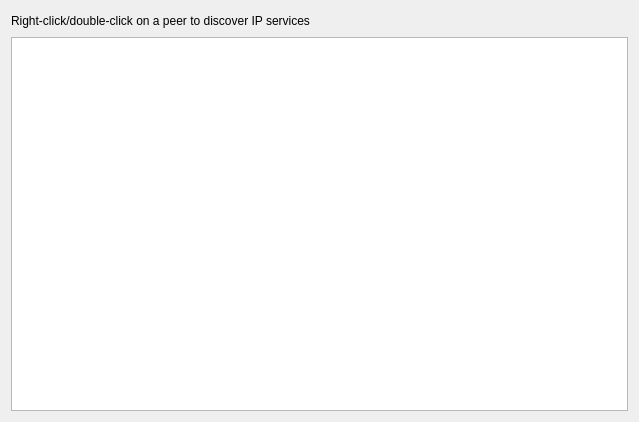
<?xml version="1.0" encoding="UTF-8"?>
<ui version="4.0">
 <class>PeersManager</class>
 <widget class="QWidget" name="PeersManager">
  <property name="geometry">
   <rect>
    <x>0</x>
    <y>0</y>
    <width>639</width>
    <height>422</height>
   </rect>
  </property>
  <property name="windowTitle">
   <string>Form</string>
  </property>
  <layout class="QVBoxLayout" name="verticalLayout_2">
   <item>
    <layout class="QVBoxLayout" name="verticalLayout">
     <item>
      <layout class="QHBoxLayout" name="hLayoutTop">
       <item>
        <widget class="QLabel" name="label">
         <property name="text">
          <string>Right-click/double-click on a peer to discover IP services</string>
         </property>
        </widget>
       </item>
       <item>
        <spacer name="horizontalSpacer">
         <property name="orientation">
          <enum>Qt::Horizontal</enum>
         </property>
         <property name="sizeHint" stdset="0">
          <size>
           <width>40</width>
           <height>20</height>
          </size>
         </property>
        </spacer>
       </item>
      </layout>
     </item>
     <item>
      <widget class="QTreeView" name="peersMgrView">
       <attribute name="headerVisible">
        <bool>false</bool>
       </attribute>
      </widget>
     </item>
    </layout>
   </item>
  </layout>
 </widget>
 <resources/>
 <connections/>
</ui>
